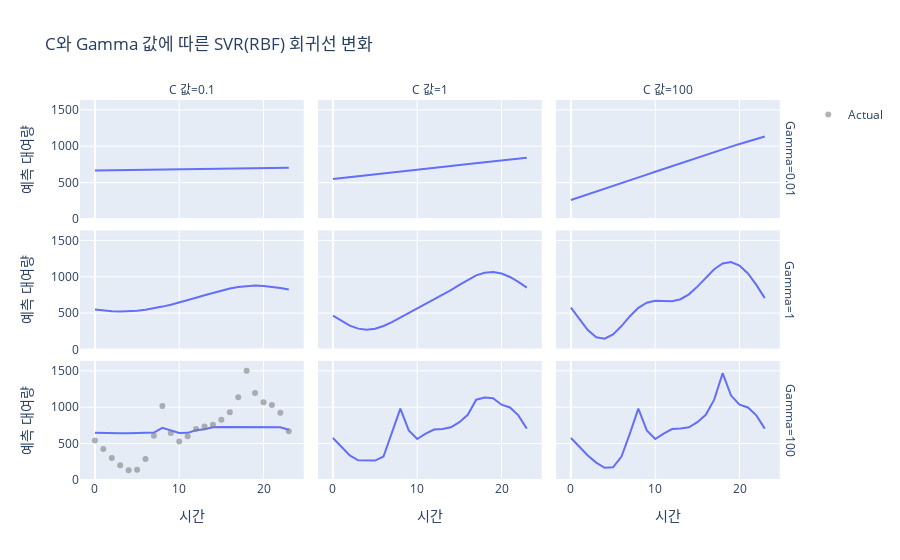

Notebook code for this chart:
### Markdown cell above
#### 🧠 코드로 이해하기: `C`와 `gamma`의 영향력 시각화

`C`와 `gamma` 값의 변화가 SVR 모델의 회귀선을 어떻게 바꾸는지 직접 확인해 봅시다.

### Code cell
import pandas as pd
import plotly.express as px
from sklearn.svm import SVR
from sklearn.preprocessing import StandardScaler

# 1. 서울시 따릉이 데이터 일부 사용
# 실습의 편의를 위해 시간(Hour)과 대여량(Rented Bike Count)만 사용
# 원본 데이터 URL: https://archive.ics.uci.edu/ml/machine-learning-databases/00560/SeoulBikeData.csv
url = 'https://archive.ics.uci.edu/ml/machine-learning-databases/00560/SeoulBikeData.csv'
df = pd.read_csv(url, encoding='ISO-8859-1')

# 컬럼명 정리
df.columns = ['Date', 'Rented_Bike_Count', 'Hour', 'Temperature', 'Humidity',
              'Wind_speed', 'Visibility', 'Dew_point_temp', 'Solar_Radiation',
              'Rainfall', 'Snowfall', 'Seasons', 'Holiday', 'Functioning_Day']

# 간단한 전처리
# 시간 단위로 집계
df_sample = df[['Hour', 'Rented_Bike_Count']].groupby('Hour').mean().reset_index()

X_sample = df_sample[['Hour']].values
y_sample = df_sample['Rented_Bike_Count'].values

# 데이터 스케일링 (SVR은 스케일링이 중요!)
scaler_X = StandardScaler()
scaler_y = StandardScaler()

X_scaled = scaler_X.fit_transform(X_sample)
y_scaled = scaler_y.fit_transform(y_sample.reshape(-1, 1)).ravel()


# 2. C와 gamma 값에 따른 SVR 모델 비교
C_values = [0.1, 1, 100]
gamma_values = [0.01, 1, 100]

results = []

for C in C_values:
    for gamma in gamma_values:
        model = SVR(kernel='rbf', C=C, gamma=gamma)
        model.fit(X_scaled, y_scaled)

        # 예측값을 원래 스케일로 복원
        y_pred_scaled = model.predict(X_scaled)
        y_pred = scaler_y.inverse_transform(y_pred_scaled.reshape(-1, 1))

        # 결과를 DataFrame에 저장
        temp_df = pd.DataFrame({
            'Hour': X_sample.flatten(),
            'Predicted_Count': y_pred.flatten(),
            'C': C,
            'gamma': gamma
        })
        results.append(temp_df)

results_df = pd.concat(results)

# 3. Plotly로 시각화
fig = px.line(results_df, x='Hour', y='Predicted_Count',
              facet_col='C', facet_row='gamma',
              category_orders={"gamma": gamma_values, "C": C_values},
              labels={'Predicted_Count': '예측 대여량', 'Hour': '시간', 'gamma': 'Gamma', 'C': 'C 값'},
              title='C와 Gamma 값에 따른 SVR(RBF) 회귀선 변화')

# 원본 데이터 추가
fig.for_each_trace(lambda t: t.update(name=t.name.split("=")[-1])) # 범례 정리
fig.add_trace(go.Scatter(x=X_sample.flatten(), y=y_sample, mode='markers', name='Actual', marker=dict(color='grey', opacity=0.6)))

fig.show()
# c 값이 커지면 구불구불 - 과적합 됨 / 감마 값이 커져도 구불구불

### Figure 1 — Plotly figure (JSON) as saved in the notebook; plotly's stock layout.template omitted (floating-point values rounded to 4 significant figures)
{"data": [{"hovertemplate": "Gamma=0.01<br>C 값=0.1<br>시간=%{x}<br>예측 대여량=%{y}<extra></extra>", "legendgroup": "", "line": {"color": "#636efa", "dash": "solid"}, "marker": {"symbol": "circle"}, "mode": "lines", "name": "", "orientation": "v", "showlegend": false, "type": "scatter", "x": [0, 1, 2, 3, 4, 5, 6, 7, 8, 9, 10, 11, 12, 13, 14, 15, 16, 17, 18, 19, 20, 21, 22, 23], "xaxis": "x7", "y": [665.5, 667.2, 668.9, 670.6, 672.3, 674.1, 675.8, 677.6, 679.4, 681.2, 683.0, 684.8, 686.5, 688.3, 690.1, 691.9, 693.7, 695.4, 697.2, 698.9, 700.6, 702.3, 704.0, 705.6], "yaxis": "y7"}, {"hovertemplate": "Gamma=0.01<br>C 값=1.0<br>시간=%{x}<br>예측 대여량=%{y}<extra></extra>", "legendgroup": "", "line": {"color": "#636efa", "dash": "solid"}, "marker": {"symbol": "circle"}, "mode": "lines", "name": "", "orientation": "v", "showlegend": false, "type": "scatter", "x": [0, 1, 2, 3, 4, 5, 6, 7, 8, 9, 10, 11, 12, 13, 14, 15, 16, 17, 18, 19, 20, 21, 22, 23], "xaxis": "x8", "y": [548.7, 560.9, 573.2, 585.7, 598.3, 611.0, 623.9, 636.8, 649.8, 662.8, 675.8, 688.9, 702.0, 715.0, 728.0, 741.0, 753.9, 766.8, 779.5, 792.1, 804.6, 817.0, 829.2, 841.2], "yaxis": "y8"}, {"hovertemplate": "Gamma=0.01<br>C 값=100.0<br>시간=%{x}<br>예측 대여량=%{y}<extra></extra>", "legendgroup": "", "line": {"color": "#636efa", "dash": "solid"}, "marker": {"symbol": "circle"}, "mode": "lines", "name": "", "orientation": "v", "showlegend": false, "type": "scatter", "x": [0, 1, 2, 3, 4, 5, 6, 7, 8, 9, 10, 11, 12, 13, 14, 15, 16, 17, 18, 19, 20, 21, 22, 23], "xaxis": "x9", "y": [260.6, 298.4, 336.6, 375.1, 414.0, 453.1, 492.3, 531.7, 571.2, 610.7, 650.2, 689.6, 728.8, 767.9, 806.7, 845.1, 883.2, 920.9, 958.1, 994.8, 1031.0, 1066.0, 1101.0, 1135.0], "yaxis": "y9"}, {"hovertemplate": "Gamma=1.0<br>C 값=0.1<br>시간=%{x}<br>예측 대여량=%{y}<extra></extra>", "legendgroup": "", "line": {"color": "#636efa", "dash": "solid"}, "marker": {"symbol": "circle"}, "mode": "lines", "name": "", "orientation": "v", "showlegend": false, "type": "scatter", "x": [0, 1, 2, 3, 4, 5, 6, 7, 8, 9, 10, 11, 12, 13, 14, 15, 16, 17, 18, 19, 20, 21, 22, 23], "xaxis": "x4", "y": [549.0, 534.6, 525.0, 521.3, 523.9, 532.7, 547.1, 566.3, 589.5, 616.0, 645.4, 677.2, 710.8, 745.3, 779.3, 811.0, 838.5, 859.7, 873.2, 878.0, 874.3, 862.8, 845.2, 823.7], "yaxis": "y4"}, {"hovertemplate": "Gamma=1.0<br>C 값=1.0<br>시간=%{x}<br>예측 대여량=%{y}<extra></extra>", "legendgroup": "", "line": {"color": "#636efa", "dash": "solid"}, "marker": {"symbol": "circle"}, "mode": "lines", "name": "", "orientation": "v", "showlegend": false, "type": "scatter", "x": [0, 1, 2, 3, 4, 5, 6, 7, 8, 9, 10, 11, 12, 13, 14, 15, 16, 17, 18, 19, 20, 21, 22, 23], "xaxis": "x5", "y": [466.6, 391.3, 328.2, 286.4, 271.7, 285.0, 322.3, 376.3, 438.4, 501.7, 562.7, 621.8, 681.7, 746.0, 816.0, 889.3, 959.7, 1018.0, 1056.0, 1065.0, 1045.0, 996.6, 928.6, 850.8], "yaxis": "y5"}, {"hovertemplate": "Gamma=1.0<br>C 값=100.0<br>시간=%{x}<br>예측 대여량=%{y}<extra></extra>", "legendgroup": "", "line": {"color": "#636efa", "dash": "solid"}, "marker": {"symbol": "circle"}, "mode": "lines", "name": "", "orientation": "v", "showlegend": false, "type": "scatter", "x": [0, 1, 2, 3, 4, 5, 6, 7, 8, 9, 10, 11, 12, 13, 14, 15, 16, 17, 18, 19, 20, 21, 22, 23], "xaxis": "x6", "y": [576.3, 416.0, 266.6, 168.5, 147.7, 206.5, 322.4, 457.2, 572.4, 643.8, 669.0, 666.4, 664.8, 690.8, 758.3, 863.9, 988.3, 1104.0, 1182.0, 1202.0, 1155.0, 1045.0, 888.0, 706.0], "yaxis": "y6"}, {"hovertemplate": "Gamma=100.0<br>C 값=0.1<br>시간=%{x}<br>예측 대여량=%{y}<extra></extra>", "legendgroup": "", "line": {"color": "#636efa", "dash": "solid"}, "marker": {"symbol": "circle"}, "mode": "lines", "name": "", "orientation": "v", "showlegend": false, "type": "scatter", "x": [0, 1, 2, 3, 4, 5, 6, 7, 8, 9, 10, 11, 12, 13, 14, 15, 16, 17, 18, 19, 20, 21, 22, 23], "xaxis": "x", "y": [647.2, 642.8, 642.8, 642.8, 642.8, 642.8, 642.8, 651.5, 716.2, 681.0, 646.5, 647.2, 683.0, 698.3, 723.9, 729.5, 729.9, 729.9, 729.9, 729.9, 729.9, 729.9, 725.5, 690.7], "yaxis": "y"}, {"hovertemplate": "Gamma=100.0<br>C 값=1.0<br>시간=%{x}<br>예측 대여량=%{y}<extra></extra>", "legendgroup": "", "line": {"color": "#636efa", "dash": "solid"}, "marker": {"symbol": "circle"}, "mode": "lines", "name": "", "orientation": "v", "showlegend": false, "type": "scatter", "x": [0, 1, 2, 3, 4, 5, 6, 7, 8, 9, 10, 11, 12, 13, 14, 15, 16, 17, 18, 19, 20, 21, 22, 23], "xaxis": "x2", "y": [576.4, 461.0, 336.4, 270.5, 263.9, 266.6, 322.3, 640.8, 980.7, 680.8, 562.7, 635.7, 693.1, 701.0, 724.1, 794.3, 895.7, 1104.0, 1134.0, 1123.0, 1034.0, 996.5, 888.0, 706.0], "yaxis": "y2"}, {"hovertemplate": "Gamma=100.0<br>C 값=100.0<br>시간=%{x}<br>예측 대여량=%{y}<extra></extra>", "legendgroup": "", "line": {"color": "#636efa", "dash": "solid"}, "marker": {"symbol": "circle"}, "mode": "lines", "name": "", "orientation": "v", "showlegend": false, "type": "scatter", "x": [0, 1, 2, 3, 4, 5, 6, 7, 8, 9, 10, 11, 12, 13, 14, 15, 16, 17, 18, 19, 20, 21, 22, 23], "xaxis": "x3", "y": [576.3, 461.1, 336.6, 238.2, 167.4, 174.0, 322.3, 640.9, 980.8, 680.8, 562.7, 635.7, 699.0, 706.9, 723.8, 794.4, 895.7, 1104.0, 1468.0, 1160.0, 1034.0, 996.6, 887.9, 706.0], "yaxis": "y3"}, {"marker": {"color": "grey", "opacity": 0.6}, "mode": "markers", "name": "Actual", "type": "scatter", "x": [0, 1, 2, 3, 4, 5, 6, 7, 8, 9, 10, 11, 12, 13, 14, 15, 16, 17, 18, 19, 20, 21, 22, 23], "y": [541.5, 426.2, 301.6, 203.3, 132.6, 139.1, 287.6, 606.0, 1016.0, 646.0, 527.8, 600.9, 699.4, 733.2, 758.8, 829.2, 930.6, 1139.0, 1503.0, 1195.0, 1069.0, 1031.0, 922.8, 671.1]}], "layout": {"annotations": [{"font": {}, "showarrow": false, "text": "C 값=0.1", "x": 0.1567, "xanchor": "center", "xref": "paper", "y": 1.0, "yanchor": "bottom", "yref": "paper"}, {"font": {}, "showarrow": false, "text": "C 값=1", "x": 0.49, "xanchor": "center", "xref": "paper", "y": 1.0, "yanchor": "bottom", "yref": "paper"}, {"font": {}, "showarrow": false, "text": "C 값=100", "x": 0.8233, "xanchor": "center", "xref": "paper", "y": 1.0, "yanchor": "bottom", "yref": "paper"}, {"font": {}, "showarrow": false, "text": "Gamma=100", "textangle": 90, "x": 0.98, "xanchor": "left", "xref": "paper", "y": 0.1567, "yanchor": "middle", "yref": "paper"}, {"font": {}, "showarrow": false, "text": "Gamma=1", "textangle": 90, "x": 0.98, "xanchor": "left", "xref": "paper", "y": 0.5, "yanchor": "middle", "yref": "paper"}, {"font": {}, "showarrow": false, "text": "Gamma=0.01", "textangle": 90, "x": 0.98, "xanchor": "left", "xref": "paper", "y": 0.8433, "yanchor": "middle", "yref": "paper"}], "legend": {"tracegroupgap": 0}, "title": {"text": "C와 Gamma 값에 따른 SVR(RBF) 회귀선 변화"}, "xaxis": {"anchor": "y", "domain": [0, 0.3133], "title": {"text": "시간"}}, "xaxis2": {"anchor": "y2", "domain": [0.3333, 0.6467], "matches": "x", "title": {"text": "시간"}}, "xaxis3": {"anchor": "y3", "domain": [0.6667, 0.98], "matches": "x", "title": {"text": "시간"}}, "xaxis4": {"anchor": "y4", "domain": [0, 0.3133], "matches": "x", "showticklabels": false}, "xaxis5": {"anchor": "y5", "domain": [0.3333, 0.6467], "matches": "x", "showticklabels": false}, "xaxis6": {"anchor": "y6", "domain": [0.6667, 0.98], "matches": "x", "showticklabels": false}, "xaxis7": {"anchor": "y7", "domain": [0, 0.3133], "matches": "x", "showticklabels": false}, "xaxis8": {"anchor": "y8", "domain": [0.3333, 0.6467], "matches": "x", "showticklabels": false}, "xaxis9": {"anchor": "y9", "domain": [0.6667, 0.98], "matches": "x", "showticklabels": false}, "yaxis": {"anchor": "x", "domain": [0, 0.3133], "title": {"text": "예측 대여량"}}, "yaxis2": {"anchor": "x2", "domain": [0, 0.3133], "matches": "y", "showticklabels": false}, "yaxis3": {"anchor": "x3", "domain": [0, 0.3133], "matches": "y", "showticklabels": false}, "yaxis4": {"anchor": "x4", "domain": [0.3433, 0.6567], "matches": "y", "title": {"text": "예측 대여량"}}, "yaxis5": {"anchor": "x5", "domain": [0.3433, 0.6567], "matches": "y", "showticklabels": false}, "yaxis6": {"anchor": "x6", "domain": [0.3433, 0.6567], "matches": "y", "showticklabels": false}, "yaxis7": {"anchor": "x7", "domain": [0.6867, 1.0], "matches": "y", "title": {"text": "예측 대여량"}}, "yaxis8": {"anchor": "x8", "domain": [0.6867, 1.0], "matches": "y", "showticklabels": false}, "yaxis9": {"anchor": "x9", "domain": [0.6867, 1.0], "matches": "y", "showticklabels": false}}}
